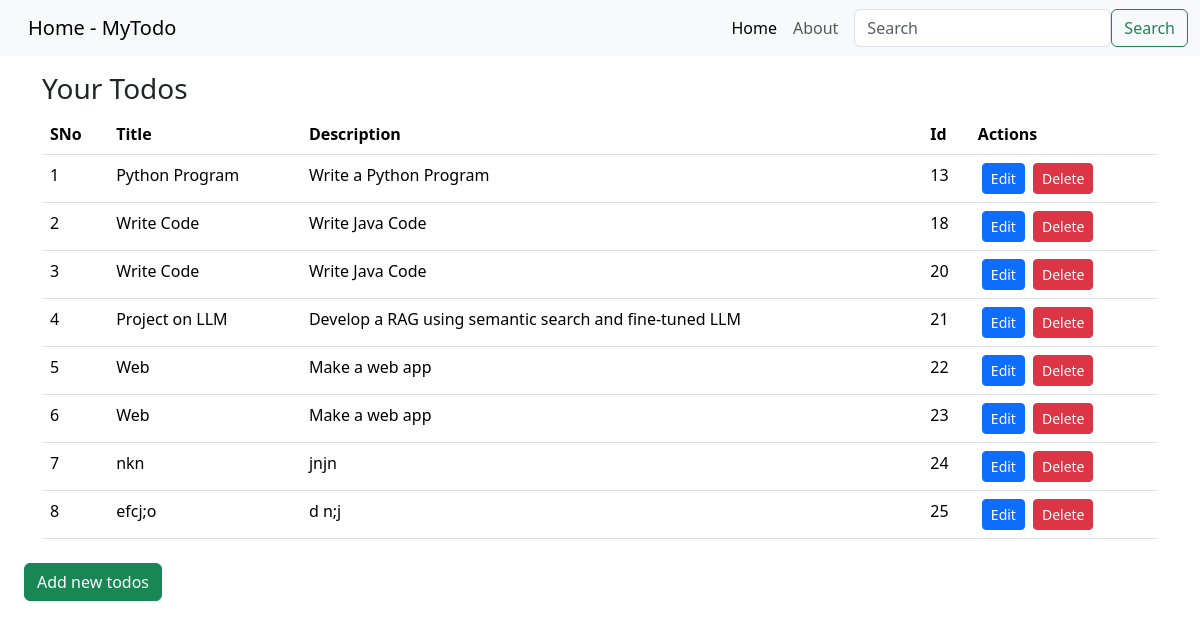
The page / on the database its author committed.
### tables this page shows
CREATE TABLE Todo
                   (title TEXT NOT NULL,
                   desc TEXT NOT NULL,
                   id INTEGER PRIMARY KEY AUTOINCREMENT);

### app.py (the view)
@app.route('/', methods=["GET", "POST"])
def home():
    if request.method == "POST":
        title = request.form['title']
        desc = request.form['desc']
        insertDB(title, desc)
    todos = viewData()
    return render_template('index.html', todos=todos, todo_id=1)

### model.py (called while the page is built)
def viewData():
    conn = sqlite3.connect('todo.db')
    cursor = conn.cursor()
    cursor.execute("Select title, desc, id from Todo")
    rows = cursor.fetchall()
    return rows

### templates/index.html (shortened to what this page needs)
{% extends 'base.html' %}
{% block title %} Home {% endblock title %}
{% block body %}
    <div class="container my-3">
      <h3>Your Todos</h3>
      <table class="table">
        <thead>
          <tr>
            <th scope="col">SNo</th>
            <th scope="col">Title</th>
            <th scope="col">Description</th>
            <th scope="col">Id</th>
            <th scope="col">Actions</th>
          </tr>
        </thead>
        <tbody>
          {% for todo in todos %}
          <tr>
            <td>{{ loop.index }}</td>
            <td>{{ todo[0] }}</td>
            <td>{{ todo[1] }}</td>
            <td>{{ todo[2] }}</td>
            <td>
              <div class="btn-group" role="group" aria-label="Basic example">
              <a href="/edit/{{todo[2]}}" method="POST"><button class="btn btn-primary btn-sm mx-1">Edit</button></a>
              <form action="{{ url_for('delete_todo',  todo_id=todo[2]) }}" method="POST">
                <button type="submit" class="btn btn-danger btn-sm mx-1">Delete</button>
              </form>
            </div>
            </td>
          </tr>
          {% endfor %}
        </tbody>
      </table>
    </div>
    <a href="/add" method="POST"><button class="btn btn-success btn mx-lg-4 my-2">Add new todos</button></a>
    {% endblock body %}

### templates/base.html (shortened to what this page needs)
<!DOCTYPE html>
<html lang="en" dir="ltr">
  <head>
    <link
      rel="stylesheet"
      href="https://cdn.jsdelivr.net/npm/bootstrap@5.3.3/dist/css/bootstrap.rtl.min.css"
    />
  </head>
  <body background-color="grey">
    <nav class="navbar navbar-expand-lg bg-body-tertiary">
        <div class="container-fluid">
          <a class="navbar-brand" href="#"> {% block title %}{% endblock title %} - MyTodo</a>
          <div class="collapse navbar-collapse" id="navbarSupportedContent">
            <ul class="navbar-nav me-auto mb-2 mb-lg-0">
              <li class="nav-item">
                <a class="nav-link active" aria-current="page" href="#">Home</a>
              </li>
              <li class="nav-item">
                <a class="nav-link" href="#">About</a>
              </li>
            </ul>
            <form class="d-flex" role="search">
              <input
                class="form-control me-2"
                type="search"
                placeholder="Search"
                aria-label="Search"
              />
              <button class="btn btn-outline-success" type="submit">
                Search
              </button>
            </form>
          </div>
        </div>
      </nav>
  {% block body %}
  {% endblock body %}
</body>
</html>

### rows shown on the page
Todo: title "Python Program", desc "Write a Python Program", id "13"
Todo: title "Write Code", desc "Write Java Code", id "18"
Todo: title "Write Code", desc "Write Java Code", id "20"
Todo: title "Project on LLM", desc "Develop a RAG using semantic search and fine-tuned LLM", id "21"
Todo: title "Web", desc "Make a web app", id "22"
Todo: title "Web", desc "Make a web app", id "23"
Todo: title "nkn", desc "jnjn", id "24"
Todo: title "efcj;o", desc "d n;j", id "25"
